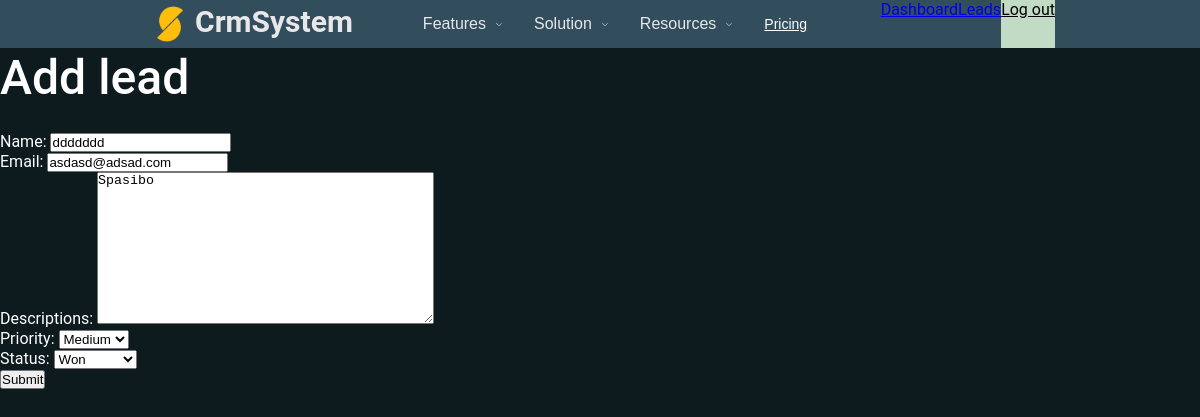
The page /dashboard/leads/6/edit/ (signed in) on the database its author committed.
### lead/models.py (models this page shows, shortened)
class Lead(models.Model):
	LOW = 'low'
	MEDIUM = 'medium'
	HIGH = 'high'
	CHOICES_PRIORITY = (
		(LOW, 'Low'),
		(MEDIUM, 'Medium'),
		(HIGH, 'High'),
	)
	NEW = 'new'
	CONTACTED = 'contacted'
	WON = 'won'
	LOST = 'lost'
	CHOICES_STATUS = (
		(NEW, 'New'),
		(CONTACTED, 'Contacted'),
		(WON, 'Won'),
		(LOST, 'Lost'),
	)
	name = models.CharField(max_length=255)
	email = models.EmailField()
	descriptions = models.TextField(blank=True, null=True)
	priority = models.CharField(max_length=10, choices=CHOICES_PRIORITY, default=MEDIUM)
	status = models.CharField(max_length=10, choices=CHOICES_STATUS, default=NEW)
	converted_to_client = models.BooleanField(default=False)
	created_by = models.ForeignKey(User, related_name='leads', on_delete=models.CASCADE)
	created_at = models.DateTimeField(auto_now_add=True)
	modified_at = models.DateTimeField(auto_now=True)

### lead/views.py (the view)
# urls.py: path('<int:pk>/edit/', views.edit_lead, name='edit_lead'),
@login_required
def edit_lead(request, pk):
	lead = get_object_or_404(Lead, created_by=request.user, pk=pk)
	if request.method == 'POST':
		form = AddLeadForm(request.POST, instance=lead)
		if form.is_valid():
			form.save()
			messages.success(request, 'The changes was saved.')
			return redirect('leads_list')
	else:
		form = AddLeadForm(instance=lead)
	return render(request, 'lead/edit_lead.html', {
		'form': form
	})

### lead/forms.py
class AddLeadForm(forms.ModelForm):
	class Meta:
		model = Lead
		fields = ('name', 'email', 'descriptions', 'priority', 'status')

### templates/lead/edit_lead.html (shortened to what this page needs)
{% extends 'core/view/main_page.html' %}
{% block content %}
    <div class="py-6 px-6">
        <h1 class="text-xl">Add lead</h1>
        <form method="post" action=".">
            {{ form.as_p }}
            <button class="py-4 px-8 bg-teal-600 text-white rounded-xl">Submit</button>
        </form>
    </div>
{% endblock %}

### static/css/main.css (style rules this page uses)
* { box-sizing: border-box; margin: 0; padding: 0; }
body { margin: 0; min-height: 100%; min-width: 320px; font-family: 'Roboto', sans-serif; text-rendering: optimizeLegibility; font-size: 16px; background-color: #0D1B1E; line-height: 20px; }
* { -webkit-box-sizing: border-box; box-sizing: border-box; }
h1 { font-weight: 500; font-size: 3rem; line-height: 1.25; margin-bottom: 0.5em; margin-top: 0px; color: #fff; }
p { color: #fff; }

### rows shown on the page
Lead: name "ddddddd", email "asdasd@adsad.com", descriptions "Spasibo", priority "Medium", status "Won"
